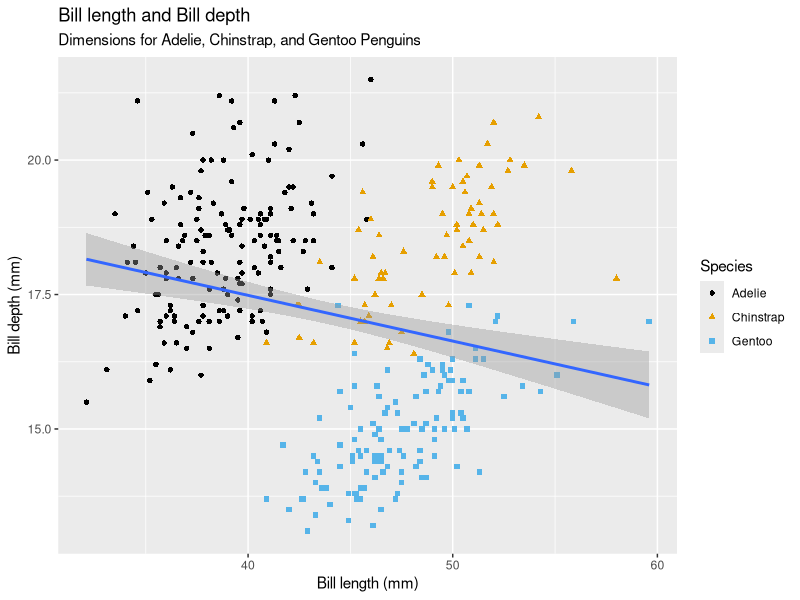
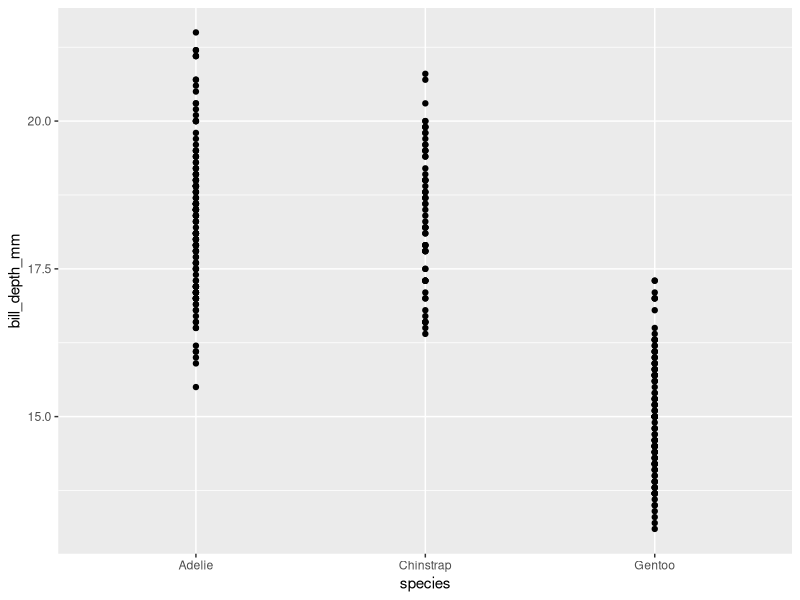
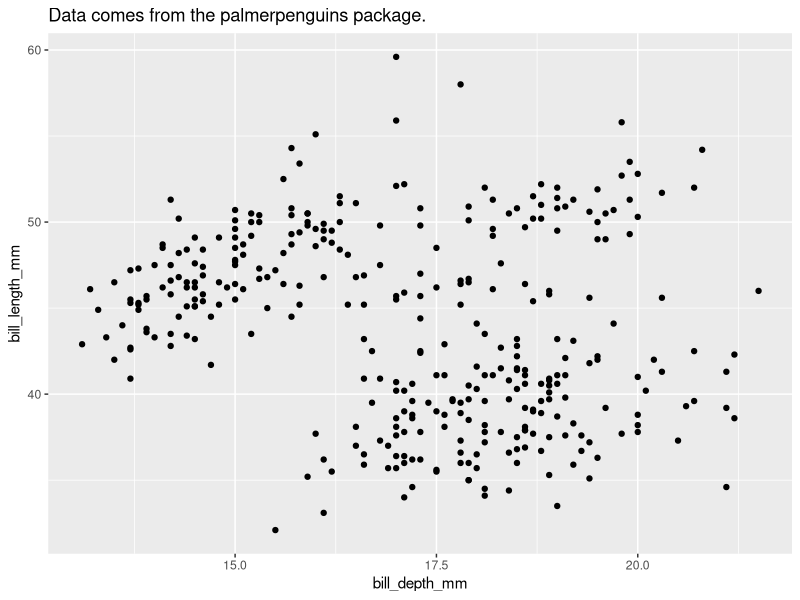
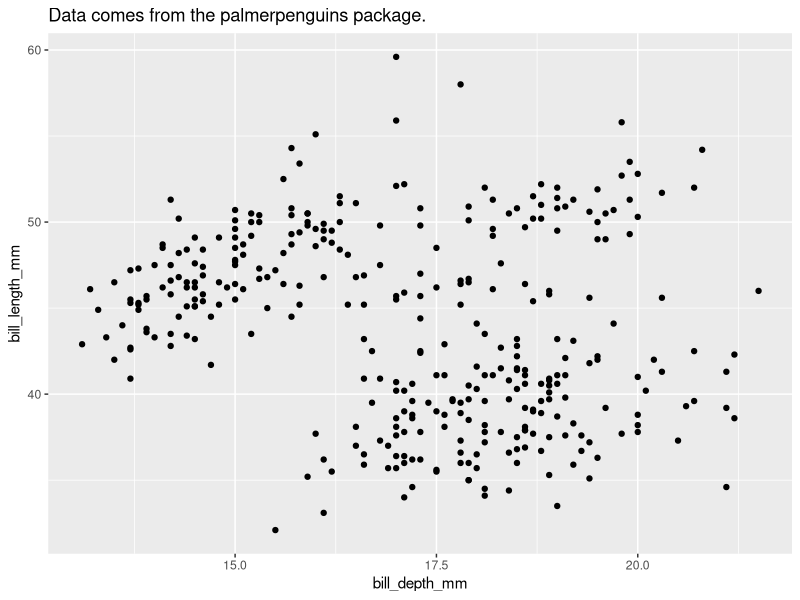
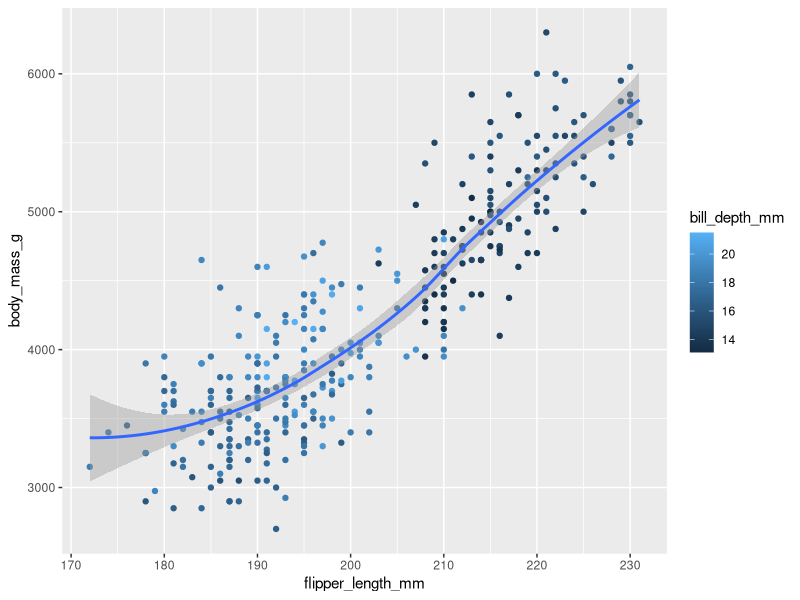
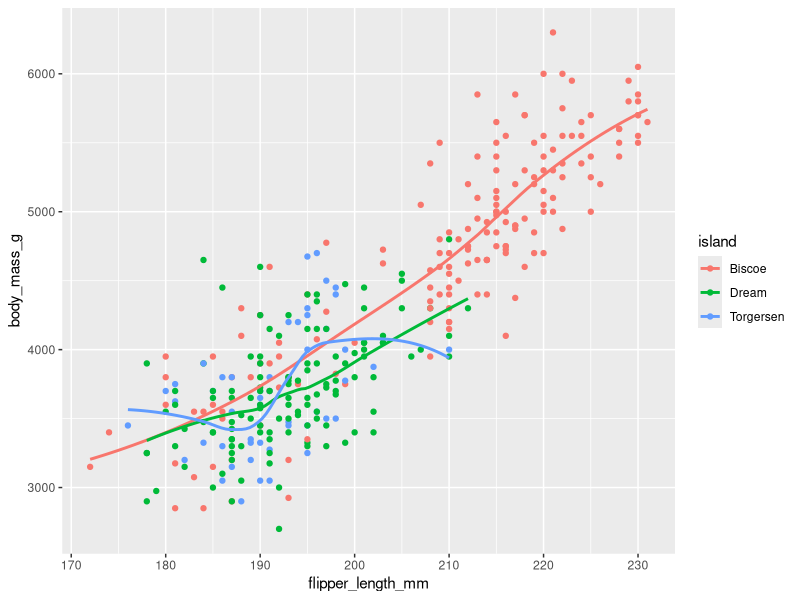
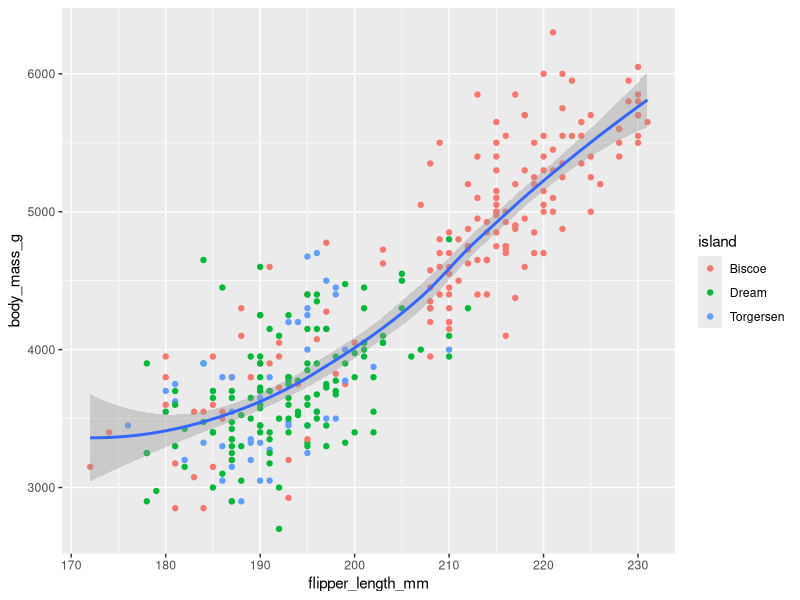
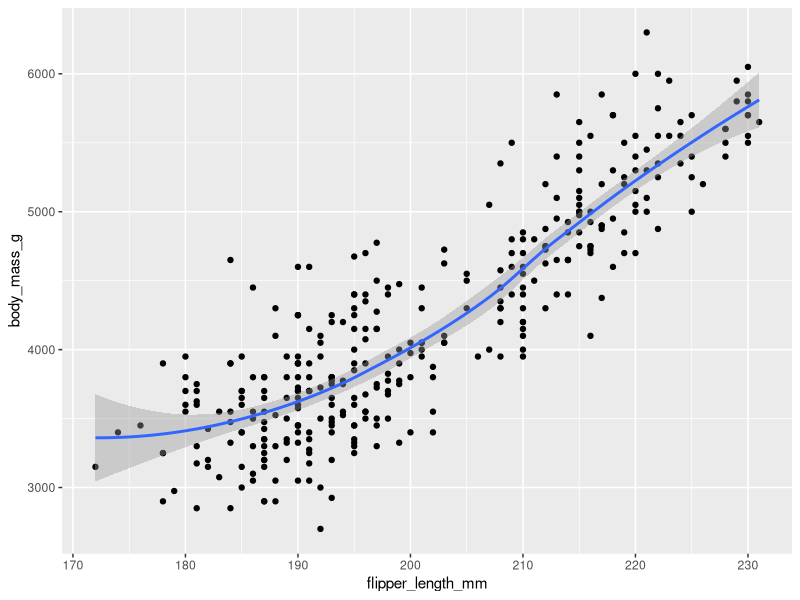

The R source for these figures, in order:
## ---- chunk 1
library(tidyverse)
library(palmerpenguins)
library(ggthemes)
## ---- chunk 2
pngs <- palmerpenguins::penguins
glimpse(pngs)
## ---- chunk 3

ggplot(pngs,
    # aesthetic on the global level, passed down to all subsequent geom layers
    mapping = aes(x = bill_length_mm, 
                  y = bill_depth_mm)) +
    # geometrical object that representa the data
    # each geom function can have own aesthetics
    # aesthetic mappings at the local level
    geom_point(mapping = aes(color = species,  
                             shape = species)) + 
    # new geometric object based on a linear model
    geom_smooth(method = "lm") +
    labs(
        title = "Bill length and Bill depth",
        subtitle = "Dimensions for Adelie, Chinstrap, and Gentoo Penguins",
        x = "Bill length (mm)", 
        y = "Bill depth (mm)",
        color = "Species", 
        shape = "Species") +
    scale_color_colorblind()
## ---- chunk 4
ggplot(
    data = pngs,
    # aesthetic on the global level, passed down to all subsequent geom layers
    mapping = aes(x = species, 
                  y = bill_depth_mm)) +
    # geometrical object that representa the data
    # each geom function can have own aesthetics
    # aesthetic mappings at the local level
    # geom_col(mapping = aes(color = species))\
    geom_point()

# Species is a categorical variable and a scatterplot of a categorical variable is not that useful 
## ---- chunk 5
# ggplot(data = penguins) + 
  # geom_point()
# no aesthetic mappings are provided
## ---- chunk 6
ggplot(data = penguins,
       aes(x = bill_depth_mm, y = bill_length_mm)) + 
    # Add the following caption to the plot you made in the previous exercise: Hint: Take a look at the documentation for labs()
    labs(title = "Data comes from the palmerpenguins package.") +
    # default is FALSE <- 
    geom_point(na.rm = TRUE)


## ---- chunk 7
ggplot(data = penguins,
       aes(x = bill_depth_mm, y = bill_length_mm)) + 
    labs(title = "Data comes from the palmerpenguins package.") +
    # default is FALSE
    geom_point(na.rm = TRUE)
## ---- chunk 8
ggplot(
    data = pngs,
    mapping = aes(
        x = flipper_length_mm, 
        y = body_mass_g)) +
    geom_point(aes(color = bill_depth_mm)) +
    geom_smooth()
## ---- chunk 9
ggplot(
  data = penguins,
  mapping = aes(x = flipper_length_mm, 
                y = body_mass_g,
                # aesthetic for global level?
                color = island)) +
  geom_point() +
  geom_smooth(se = FALSE)

ggplot(
  data = penguins,
  mapping = aes(x = flipper_length_mm, y = body_mass_g)) +
    # aesthetic for local level?
    geom_point(aes(color = island)) +
    geom_smooth(se = TRUE)
## ---- chunk 10
ggplot(
  data = penguins,
  # the aesthetic will be visible for both geoms
  mapping = aes(x = flipper_length_mm, y = body_mass_g)) +
  geom_point() +
  geom_smooth()


ggplot() +
  geom_point(
    data = penguins,
    mapping = aes(x = flipper_length_mm, y = body_mass_g)) +
  geom_smooth(data = penguins,
    mapping = aes(x = flipper_length_mm, y = body_mass_g),
    method = "lm")
## ---- chunk 11
ggplot(pngs, 
       aes(y = fct_infreq(species))) +
    geom_bar()
## ---- chunk 12
ggplot(pngs,
       aes(x = fct_infreq(species))) +
    geom_bar(color = "red")

ggplot(pngs, 
       aes(x = fct_infreq(species))) +
    # fill is better for coloring the whole bar
    geom_bar(fill = "red")
## ---- chunk 13

ggplot(diamonds,
       aes(x = carat)) +
    geom_histogram(binwidth = 0.1)

## ---- chunk 14
glimpse(mpg)
## ---- chunk 15
ggplot(mpg, 
       aes(x = hwy,
           y = displ,
           color = cty)) +
    geom_point(aes(size = cty, shape = class))
## ---- chunk 16
ggplot(pngs, 
       aes(x = bill_depth_mm,
           y = bill_length_mm)) +
    geom_point(aes(color = species)) +
    facet_wrap(~species)
## ---- chunk 17
ggplot(
  data = penguins,
  mapping = aes(
    x = bill_length_mm, 
    y = bill_depth_mm, 
    shape = species,
    color = species)) +
  geom_point() +
  # both shape and color should be renamed!!!!
  labs(color = "Species",
       shape = "Species")
